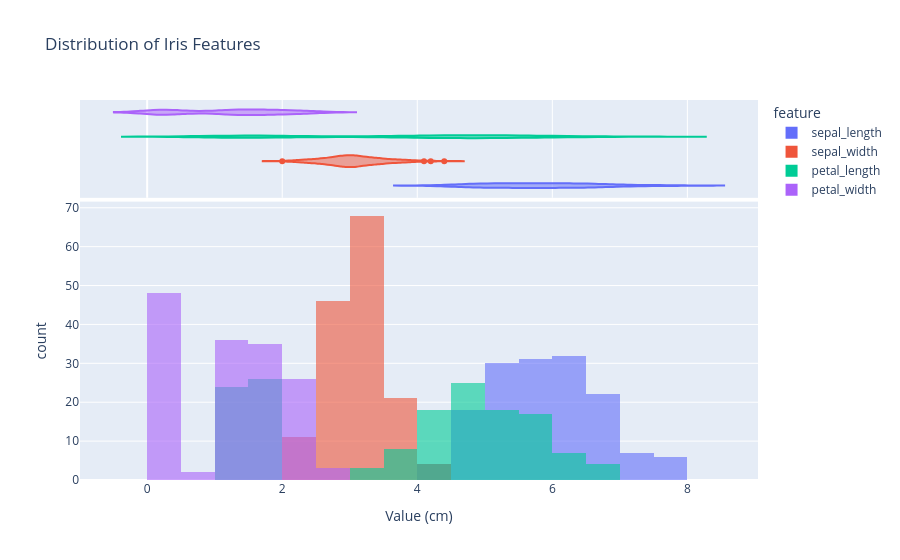

The cell this chart's notebook holds for it:
### Code cell
# Density plot for all numeric columns using histogram with KDE
iris_long = iris.melt(
    value_vars=["sepal_length", "sepal_width", "petal_length", "petal_width"],
    var_name="feature",
    value_name="value",
)

fig = px.histogram(
    iris_long,
    x='value',
    color='feature',
    marginal='violin',
    title='Distribution of Iris Features',
    labels={'value': 'Value (cm)', 'count': 'Frequency'},
    opacity=0.6,
    barmode='overlay',
    nbins=30
)
fig.show()

### Figure 1 — Plotly figure (JSON) as saved in the notebook; plotly's stock layout.template omitted (floating-point values rounded to 4 significant figures; data arrays with more than 128 entries replaced by an {"elided": "..."} marker saying what was removed)
{"data": [{"bingroup": "x", "hovertemplate": "feature=sepal_length<br>Value (cm)=%{x}<br>count=%{y}<extra></extra>", "legendgroup": "sepal_length", "marker": {"color": "#636efa", "opacity": 0.6, "pattern": {"shape": ""}}, "name": "sepal_length", "nbinsx": 30, "orientation": "v", "showlegend": true, "type": "histogram", "x": {"elided": "150 float values"}, "xaxis": "x", "yaxis": "y"}, {"hovertemplate": "feature=sepal_length<br>Value (cm)=%{x}<extra></extra>", "legendgroup": "sepal_length", "marker": {"color": "#636efa"}, "name": "sepal_length", "scalegroup": "x", "showlegend": false, "type": "violin", "x": {"elided": "150 float values"}, "xaxis": "x2", "yaxis": "y2"}, {"bingroup": "x", "hovertemplate": "feature=sepal_width<br>Value (cm)=%{x}<br>count=%{y}<extra></extra>", "legendgroup": "sepal_width", "marker": {"color": "#EF553B", "opacity": 0.6, "pattern": {"shape": ""}}, "name": "sepal_width", "nbinsx": 30, "orientation": "v", "showlegend": true, "type": "histogram", "x": {"elided": "150 float values"}, "xaxis": "x", "yaxis": "y"}, {"hovertemplate": "feature=sepal_width<br>Value (cm)=%{x}<extra></extra>", "legendgroup": "sepal_width", "marker": {"color": "#EF553B"}, "name": "sepal_width", "scalegroup": "x", "showlegend": false, "type": "violin", "x": {"elided": "150 float values"}, "xaxis": "x2", "yaxis": "y2"}, {"bingroup": "x", "hovertemplate": "feature=petal_length<br>Value (cm)=%{x}<br>count=%{y}<extra></extra>", "legendgroup": "petal_length", "marker": {"color": "#00cc96", "opacity": 0.6, "pattern": {"shape": ""}}, "name": "petal_length", "nbinsx": 30, "orientation": "v", "showlegend": true, "type": "histogram", "x": {"elided": "150 float values"}, "xaxis": "x", "yaxis": "y"}, {"hovertemplate": "feature=petal_length<br>Value (cm)=%{x}<extra></extra>", "legendgroup": "petal_length", "marker": {"color": "#00cc96"}, "name": "petal_length", "scalegroup": "x", "showlegend": false, "type": "violin", "x": {"elided": "150 float values"}, "xaxis": "x2", "yaxis": "y2"}, {"bingroup": "x", "hovertemplate": "feature=petal_width<br>Value (cm)=%{x}<br>count=%{y}<extra></extra>", "legendgroup": "petal_width", "marker": {"color": "#ab63fa", "opacity": 0.6, "pattern": {"shape": ""}}, "name": "petal_width", "nbinsx": 30, "orientation": "v", "showlegend": true, "type": "histogram", "x": {"elided": "150 float values"}, "xaxis": "x", "yaxis": "y"}, {"hovertemplate": "feature=petal_width<br>Value (cm)=%{x}<extra></extra>", "legendgroup": "petal_width", "marker": {"color": "#ab63fa"}, "name": "petal_width", "scalegroup": "x", "showlegend": false, "type": "violin", "x": {"elided": "150 float values"}, "xaxis": "x2", "yaxis": "y2"}], "layout": {"barmode": "overlay", "legend": {"title": {"text": "feature"}, "tracegroupgap": 0}, "title": {"text": "Distribution of Iris Features"}, "xaxis": {"anchor": "y", "domain": [0, 1], "title": {"text": "Value (cm)"}}, "xaxis2": {"anchor": "y2", "domain": [0, 1], "matches": "x", "showgrid": true, "showticklabels": false}, "yaxis": {"anchor": "x", "domain": [0, 0.7326], "title": {"text": "count"}}, "yaxis2": {"anchor": "x2", "domain": [0.7426, 1], "matches": "y2", "showgrid": false, "showline": false, "showticklabels": false, "ticks": ""}}}
